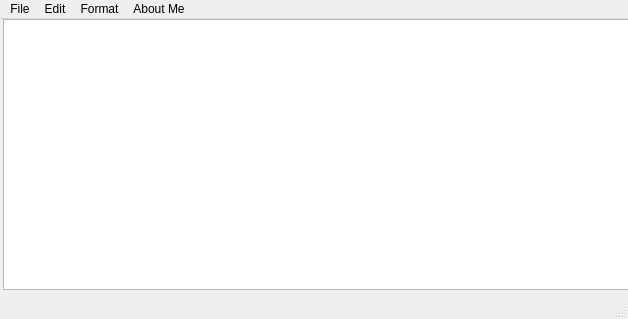
<?xml version="1.0" encoding="UTF-8"?>
<ui version="4.0">
 <class>MainWindow</class>
 <widget class="QMainWindow" name="MainWindow">
  <property name="geometry">
   <rect>
    <x>0</x>
    <y>0</y>
    <width>628</width>
    <height>319</height>
   </rect>
  </property>
  <property name="windowTitle">
   <string>MainWindow</string>
  </property>
  <widget class="QWidget" name="centralwidget">
   <widget class="QTextEdit" name="textEdit">
    <property name="geometry">
     <rect>
      <x>3</x>
      <y>0</y>
      <width>631</width>
      <height>271</height>
     </rect>
    </property>
   </widget>
  </widget>
  <widget class="QStatusBar" name="statusbar"/>
  <widget class="QMenuBar" name="menubar">
   <property name="geometry">
    <rect>
     <x>0</x>
     <y>0</y>
     <width>628</width>
     <height>21</height>
    </rect>
   </property>
   <widget class="QMenu" name="menuFile">
    <property name="title">
     <string>File</string>
    </property>
    <addaction name="actionNew"/>
    <addaction name="actionOpen"/>
    <addaction name="actionSave"/>
    <addaction name="actionSave_As"/>
    <addaction name="actionExit"/>
   </widget>
   <widget class="QMenu" name="menuEdit">
    <property name="title">
     <string>Edit</string>
    </property>
    <addaction name="actionCut"/>
    <addaction name="actionCopy"/>
    <addaction name="actionPaste"/>
    <addaction name="actionUndo"/>
   </widget>
   <widget class="QMenu" name="menuFormat">
    <property name="title">
     <string>Format</string>
    </property>
    <addaction name="actionBold"/>
    <addaction name="actionItalic"/>
    <addaction name="actionUnderline"/>
    <addaction name="actionSuperscript"/>
    <addaction name="actionSubscript"/>
    <addaction name="separator"/>
   </widget>
   <widget class="QMenu" name="menuAbout_Me">
    <property name="title">
     <string>About Me</string>
    </property>
    <addaction name="actionResume"/>
   </widget>
   <addaction name="menuFile"/>
   <addaction name="menuEdit"/>
   <addaction name="menuFormat"/>
   <addaction name="menuAbout_Me"/>
  </widget>
  <action name="actionNew">
   <property name="text">
    <string>New</string>
   </property>
  </action>
  <action name="actionOpen">
   <property name="text">
    <string>Open</string>
   </property>
  </action>
  <action name="actionSave">
   <property name="text">
    <string>Save</string>
   </property>
  </action>
  <action name="actionExit">
   <property name="text">
    <string>Exit</string>
   </property>
  </action>
  <action name="actionSave_As">
   <property name="text">
    <string>Save As</string>
   </property>
  </action>
  <action name="actionCut">
   <property name="text">
    <string>Cut</string>
   </property>
  </action>
  <action name="actionCopy">
   <property name="text">
    <string>Copy</string>
   </property>
  </action>
  <action name="actionPaste">
   <property name="text">
    <string>Paste</string>
   </property>
  </action>
  <action name="actionDelet">
   <property name="text">
    <string>Delete</string>
   </property>
  </action>
  <action name="actionZoom_In">
   <property name="text">
    <string>Zoom In</string>
   </property>
  </action>
  <action name="actionZoom_Out">
   <property name="text">
    <string>Zoom Out</string>
   </property>
  </action>
  <action name="actionBold">
   <property name="text">
    <string>Bold</string>
   </property>
  </action>
  <action name="actionItalic">
   <property name="text">
    <string>Italic</string>
   </property>
  </action>
  <action name="actionUnderline">
   <property name="text">
    <string>Underline</string>
   </property>
  </action>
  <action name="actionFont">
   <property name="text">
    <string>Font</string>
   </property>
  </action>
  <action name="actionResume">
   <property name="text">
    <string>Resume</string>
   </property>
  </action>
  <action name="actionSuperscript">
   <property name="text">
    <string>Superscript</string>
   </property>
  </action>
  <action name="actionSubscript">
   <property name="text">
    <string>Subscript</string>
   </property>
  </action>
  <action name="actionUndo">
   <property name="text">
    <string>Undo</string>
   </property>
  </action>
 </widget>
 <resources/>
 <connections/>
</ui>
